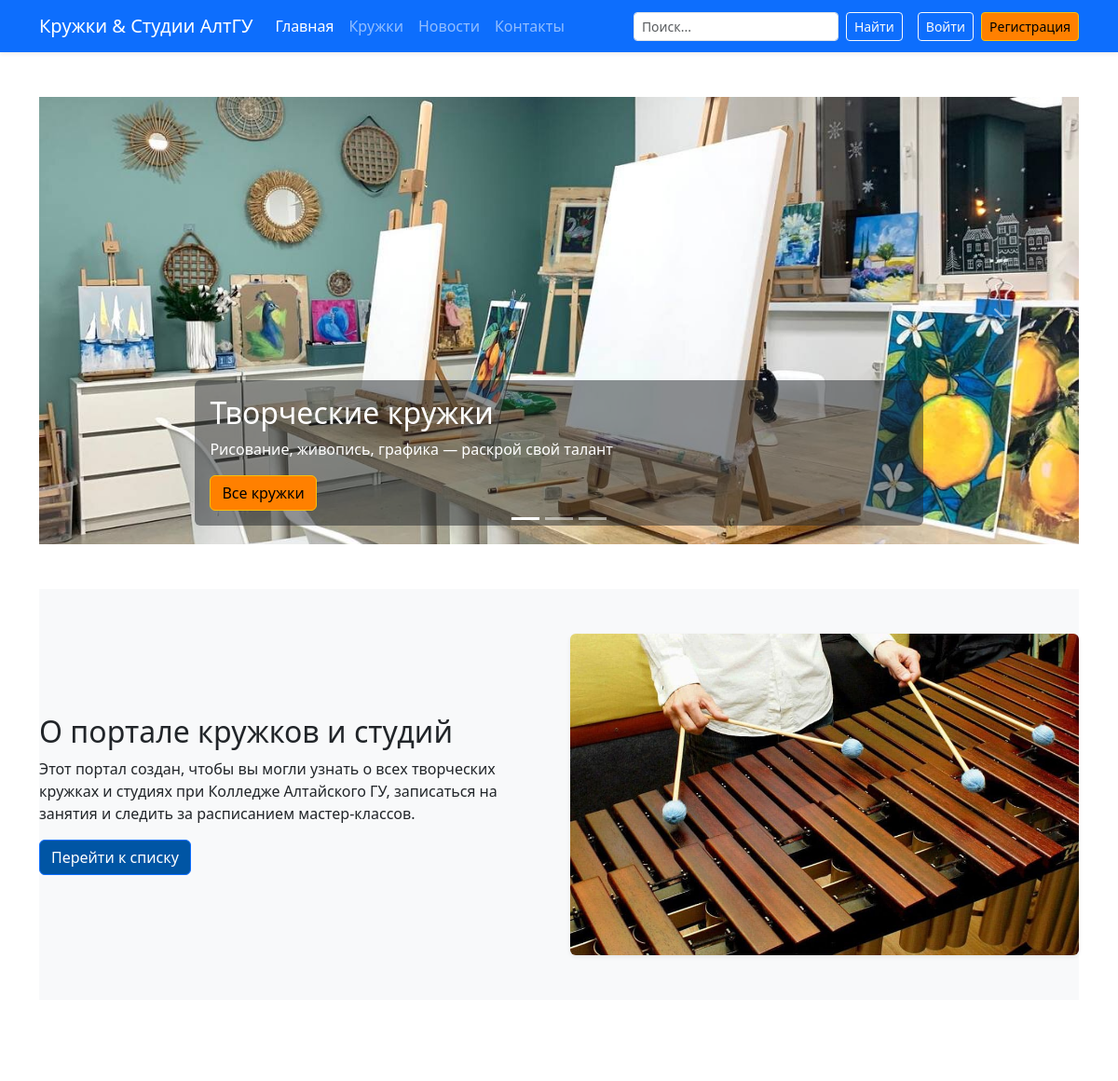
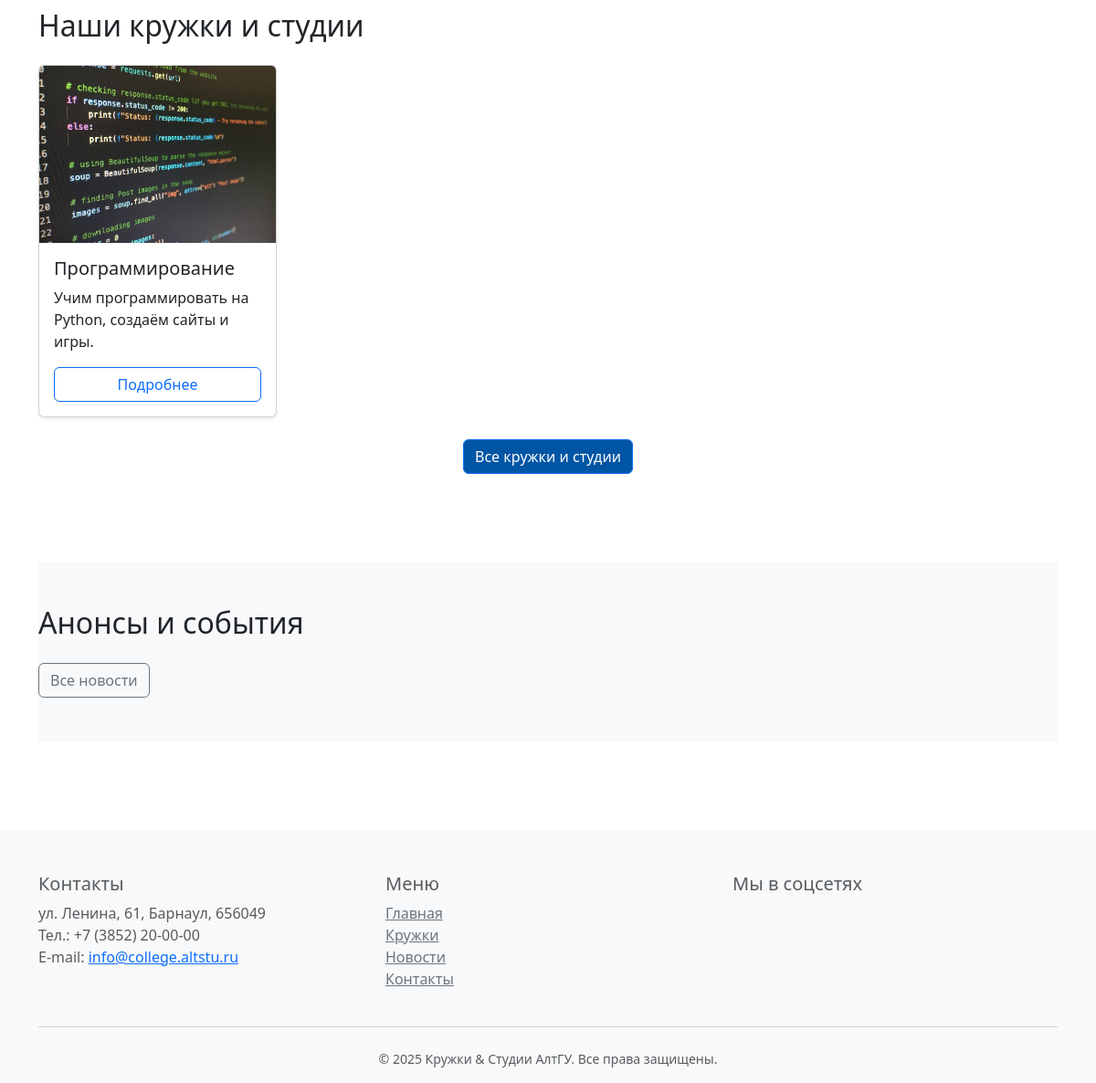
The page / on the database its author committed (2 pictures, top to bottom).
### main/models.py (models this page shows, shortened)
class Club(models.Model):
    name = models.CharField("Название кружка/студии", max_length=150)
    slug = models.SlugField("URL-идентификатор", max_length=150, unique=True)
    manager = models.ForeignKey(
        settings.AUTH_USER_MODEL,
        verbose_name="Руководитель (пользователь)",
        on_delete=models.SET_NULL,
        null=True, blank=True,
        related_name="managed_clubs"
    )
    short_description = models.CharField("Краткое описание", max_length=255)
    description = models.TextField("Полное описание")
    logo = models.ImageField("Логотип", upload_to="clubs/", blank=True)
    schedule = models.TextField("Расписание занятий", blank=True)
    location = models.CharField("Место проведения", max_length=255, blank=True)
    leader_name = models.CharField("ФИО руководителя", max_length=150, blank=True)
    leader_contact = models.CharField("Контакты руководителя", max_length=255, blank=True)
    categories = models.ManyToManyField('Category', verbose_name="Категории", blank=True)
    created_at = models.DateTimeField("Дата создания", auto_now_add=True)
    updated_at = models.DateTimeField("Дата обновления", auto_now=True)
    class Meta:
        verbose_name = "Кружок/Студия"
        verbose_name_plural = "Кружки и студии"
        ordering = ["name"]

### main/views.py (the view)
# urls.py: path("", views.index, name="index"),
def index(request):
    clubs = Club.objects.all()[:6]
    latest_news = News.objects.filter(is_approved=True).order_by("-published_at")[:5]
    return render(request, "index.html", {
        "clubs": clubs,
        "latest_news": latest_news,
        "year": timezone.now().year,
    })

### asu/templates/index.html (shortened to what this page needs)
{% extends 'base.html' %}
{% load static %}
{% block content %}
    <section id="hero" class="mb-5" aria-label="Слайдер анонсов">
        <div id="heroCarousel" class="carousel slide" data-bs-ride="carousel">
            <div class="carousel-indicators">
                <button type="button" data-bs-target="#heroCarousel" data-bs-slide-to="0" class="active"></button>
                <button type="button" data-bs-target="#heroCarousel" data-bs-slide-to="1"></button>
                <button type="button" data-bs-target="#heroCarousel" data-bs-slide-to="2"></button>
            </div>
            <div class="carousel-inner">
                <div class="carousel-item active">
                    <img src="{% static 'img/club-slider1.jpg' %}" class="d-block w-100" alt="Кружки рисования">
                    <div class="carousel-caption d-none d-md-block text-start bg-dark bg-opacity-50 p-3 rounded">
                        <h2>Творческие кружки</h2>
                        <p>Рисование, живопись, графика — раскрой свой талант</p>
                        <a href="{% url 'clubs' %}" class="btn btn-warning">Все кружки</a>
                    </div>
                </div>
            </div>
            <button class="carousel-control-prev" type="button" data-bs-target="#heroCarousel" data-bs-slide="prev">
                <span class="carousel-control-prev-icon" aria-hidden="true"></span>
            </button>
            <button class="carousel-control-next" type="button" data-bs-target="#heroCarousel" data-bs-slide="next">
                <span class="carousel-control-next-icon" aria-hidden="true"></span>
            </button>
        </div>
    </section>
    <section id="about" class="bg-light py-5 mb-5">
        <div class="row align-items-center">
            <div class="col-lg-6">
                <h2>О портале кружков и студий</h2>
                <p>Этот портал создан, чтобы вы могли узнать о всех творческих кружках и студиях при Колледже Алтайского
                    ГУ, записаться на занятия и следить за расписанием мастер-классов.</p>
                <a href="{% url 'clubs' %}" class="btn btn-primary">Перейти к списку</a>
            </div>
            <div class="col-lg-6 text-center">
                <img src="{% static 'img/club-slider3.jpg' %}" alt="Занятия в кружке"
                     class="img-fluid rounded shadow-sm">
            </div>
        </div>
    </section>
    <section id="clubs" class="py-5 mb-5">
        <h2 class="mb-4">Наши кружки и студии</h2>
        <div class="row g-4">
            {% for club in clubs|slice:":4" %}
                <div class="col-sm-6 col-md-3">
                    <div class="card h-100 shadow-sm">
                        {% if club.logo %}
                            <img src="{{ club.logo.url }}" class="card-img-top" alt="{{ club.name }}">
                        {% else %}
                            <img src="{% static 'img/club-placeholder.jpg' %}" class="card-img-top" alt="Кружок">
                        {% endif %}
                        <div class="card-body d-flex flex-column">
                            <h3 class="h5 card-title">{{ club.name }}</h3>
                            <p class="card-text mb-3">{{ club.short_description }}</p>
                            <a href="{% url 'clubs' %}" class="mt-auto btn btn-outline-primary">Подробнее</a>
                        </div>
                    </div>
                </div>
            {% endfor %}
        </div>
        <div class="text-center mt-4">
            <a href="{% url 'clubs' %}" class="btn btn-primary">Все кружки и студии</a>
        </div>
    </section>
    <section id="news" class="bg-light py-5 mb-5">
        <h2 class="mb-4">Анонсы и события</h2>
        <a href="{% url 'news_list' %}" class="btn btn-outline-secondary">Все новости</a>
    </section>
{% endblock %}

### asu/static/css/app.css (style rules this page uses)
.carousel-item { height: 60vh; background-size: cover; background-position: center; }
.carousel-caption { background: rgba(0,0,0,0.5); padding: 1rem; border-radius: 0.5rem; }
#heroCarousel .carousel-item img { height: 60vh; object-fit: cover; }
#heroCarousel .carousel-caption { background-color: rgba(0, 0, 0, 0.5); padding: 1.5rem; border-radius: 0.5rem; }
section { scroll-margin-top: 80px; }
.card { transition: transform 0.2s, box-shadow 0.2s; }
.btn-primary { --bs-btn-bg: #0055A4; --bs-btn-hover-bg: #004080; }
.btn-warning { --bs-btn-bg: #FF8000; --bs-btn-hover-bg: #e67300; }

### rows shown on the page
Club: logo (picture), name "Программирование", short_description "Учим программировать на Python, создаём сайты и игры."
